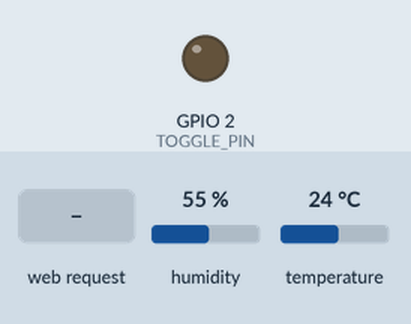
This program was run on a simulated ESP32-S3. Parts: output pins drawn as LEDs (lit = HIGH). Inputs (shaded band) come from the test bench; at power-on: humidity 55 %, temperature 24 °C. WiFi joins after 1.5 s; servers stay silent unless stated; the local clock reads 2024-03-15 10:24:30 at power-on unless the program sets it; what the program prints to the serial monitor is not drawn.

Above: at 3.7 s.
3.8 s: HTTP request GET /dht received
At 61.2 s:
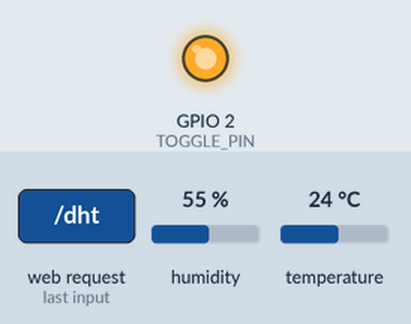
Timing chart, 0 to 61.5 s (numbered marks = the images above; inputs shaded):
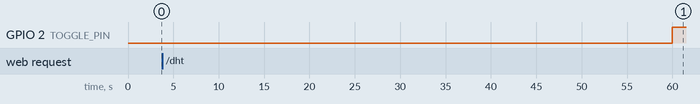

The program:

main.cpp
```cpp
#include <Arduino.h>
#include <DHT.h>
#include <WiFi.h>
#include <time.h>
#include <string.h>

#define DHTPIN 1
#define DHTTYPE DHT11
#define TOGGLE_PIN 2
#define PROG_DELAY 100
#define DHT_READ_DELAY 10000
#define TOGGLE_DELAY 60000

const char* ssid = WIFI_SSID;
const char* password = WIFI_PASS;

unsigned long previousToggleMillis = 0;
unsigned long previousDhtReadMillis = 0;
float humidityP = 0;
float tempC = 0;

DHT dht(DHTPIN, DHTTYPE);
WiFiServer server(80);

void setupWiFi() {
    Serial.print("\nConnecting to WiFi");

    // Connect to WiFi network
    WiFi.begin(ssid, password);

    // Wait for connection
    while (WiFi.status() != WL_CONNECTED) {
        delay(500);
        Serial.print(".");
    }

    Serial.println("\n✅ WiFi connected.");
    Serial.print("IP address: ");
    Serial.println(WiFi.localIP());
}

void timeSync() {
    // Configure time via NTP. TLS certificate validation requires correct system time.
    configTime(0, 0, "pool.ntp.org", "time.nist.gov");
    Serial.print("Waiting for NTP time sync");
    time_t now = time(nullptr);
    int retry = 0;
    const time_t valid_time = 1514764800; // Jan 1, 2018
    while (now < valid_time && retry < 20) {
        Serial.print(".");
        delay(1000);
        now = time(nullptr);
        retry++;
    }
    if (now < valid_time) {
        Serial.println("\n⚠️  NTP sync failed or slow. TLS may fail if clock is wrong.");
    } else {
        Serial.println("\n✅ Time synced.");
    }

    // Print epoch for debugging TLS verification issues
    Serial.print("Current epoch: ");
    Serial.println(now);
}

void setup() {
    Serial.begin(115200);
    delay(1000);

    pinMode(TOGGLE_PIN, OUTPUT);

    dht.begin();
    setupWiFi();
    timeSync();
}

void loop() {
    unsigned long currentMillis = millis();

    if (currentMillis - previousToggleMillis >= TOGGLE_DELAY) {
        previousToggleMillis = currentMillis;
        digitalWrite(TOGGLE_PIN, !digitalRead(TOGGLE_PIN));
        Serial.println("Toggled pin state.");
    }

    if (currentMillis - previousDhtReadMillis >= DHT_READ_DELAY) {
        previousDhtReadMillis = currentMillis;
        humidityP = dht.readHumidity();
        tempC = dht.readTemperature();

        if (isnan(humidityP) || isnan(tempC)) {
            Serial.println("Failed to read from DHT sensor!");
        } else {
            Serial.print("Temperature: ");
            Serial.print(tempC);
            Serial.println(" °C");

            Serial.print("Humidity: ");
            Serial.print(humidityP);
            Serial.println(" %");
        }
    }

    WiFiClient client = server.available();
    if (!client) return;

    String req = client.readStringUntil('\r');
    Serial.println(req);

    // Wait for request
    while (!client.available()) delay(1);

    client.read();  // skip \n
    Serial.println(req);

    // -------------------------------
    // JSON ENDPOINT
    // -------------------------------
    if (req.startsWith("GET /dht")) {
        // Build JSON
        String json = "{";
        json += "\"temperature\": " + String(tempC, 1) + ",";
        json += "\"humidity\": " + String(humidityP, 1);
        json += "}";

        // Send HTTP headers
        client.println("HTTP/1.1 200 OK");
        client.println("Content-Type: application/json");
        client.println("Access-Control-Allow-Origin: *");
        client.println("Connection: close");
        client.println();

        // Send body
        client.println(json);

        return;
    }

    // Unknown endpoint
    client.println("HTTP/1.1 404 Not Found");
    client.println("Connection: close");
    client.println();

    delay(PROG_DELAY);
}
```
